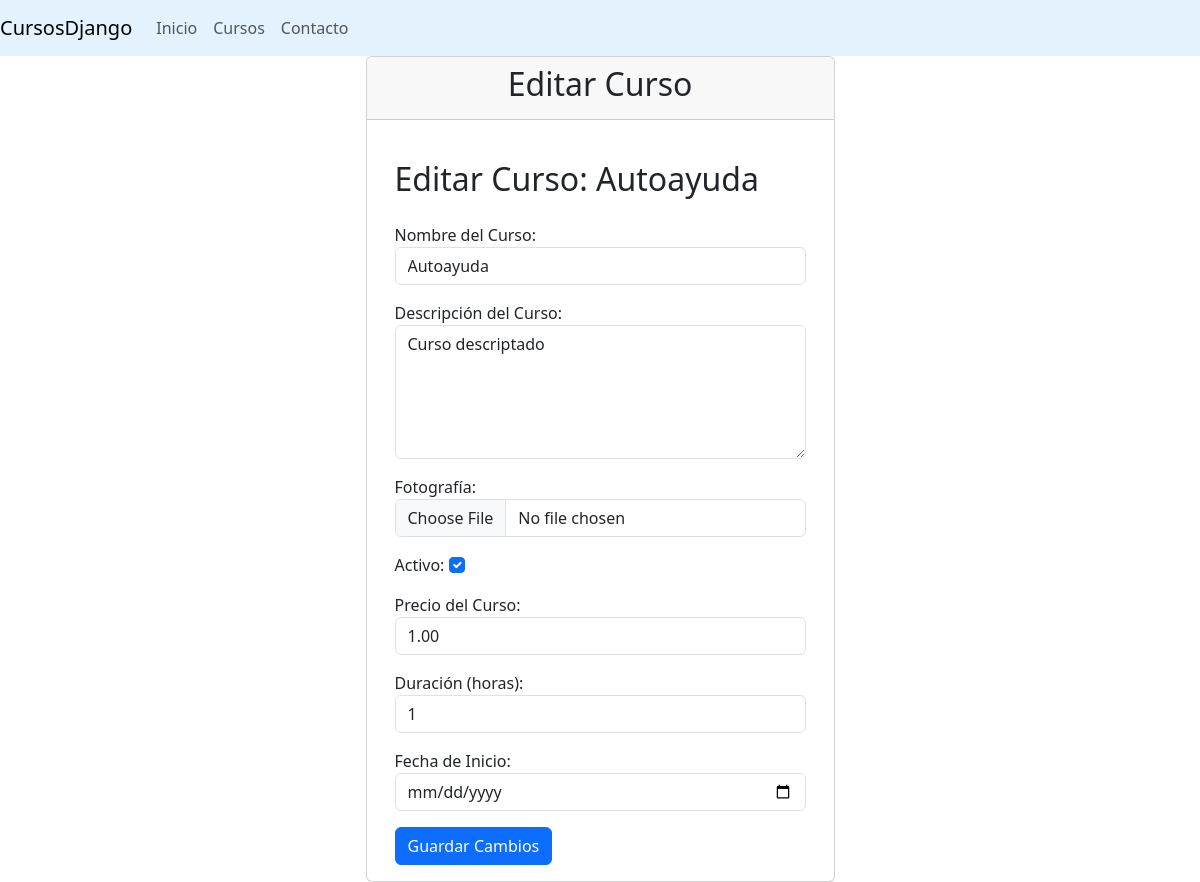
The app's page /editar_curso/3/ with its own data.
### cursos/models.py (models this page shows, shortened)
class Cursos(models.Model):
    id = models.AutoField(primary_key=True,verbose_name="Clave")
    nombre = models.CharField(max_length=100, verbose_name="Nombre del Curso")
    descripcion = RichTextField(verbose_name="Descripción del Curso", default="Descripción detallada del curso.")
    image = models.ImageField(null=True,upload_to="fotos",verbose_name="Fotografía")
    estatus = models.BooleanField(default=True, verbose_name="Activo")
    precio = models.DecimalField(max_digits=10, decimal_places=2, verbose_name="Precio del Curso")
    duracion = models.IntegerField(default=0, verbose_name="Duración (horas)")
    fecha_inicio = models.DateField(null=True, blank=True, verbose_name="Fecha de Inicio") # Added blank=True
    created = models.DateTimeField(auto_now_add=True, verbose_name="Fecha de Creación")
    updated = models.DateTimeField(auto_now=True, verbose_name="Última Actualización")
    class Meta:
        verbose_name = "Curso"
        verbose_name_plural = "Cursos"
        ordering = ["nombre"]

### cursos/views.py (the view)
# urls.py: path('editar_curso/<int:id>/', views_cursos.editarCurso, name='editar_curso'),
def editarCurso(request, id): # Recibe el ID del curso a editar
    curso = get_object_or_404(Cursos, id=id)
    if request.method == 'POST':
        form = CursosForm(request.POST, request.FILES, instance=curso)
        if form.is_valid():
            form.save() # Guarda los cambios en el curso existente
            return redirect('ver_cursos') # Redirige a la lista de cursos
        else:
            return render(request, 'contenido/editar_curso.html', {'form': form, 'curso': curso})
    else: # Si es GET, muestra el formulario prellenado
        form = CursosForm(instance=curso) # Instancia el formulario con los datos del curso
    return render(request, 'contenido/editar_curso.html', {'form': form, 'curso': curso})

### cursos/forms.py
class CursosForm(forms.ModelForm):
    class Meta:
        model = Cursos
        fields = ['nombre', 'descripcion', 'image', 'estatus', 'precio', 'duracion', 'fecha_inicio']
        widgets = {
            'estatus': CheckboxInput(attrs={'class': 'form-check-input'}),
            'fecha_inicio': forms.DateInput(attrs={'type': 'date', 'class': 'form-control'}),
            'nombre': forms.TextInput(attrs={'class': 'form-control'}),
            'descripcion': forms.Textarea(attrs={'class': 'form-control', 'rows': 5}),
            'image': forms.FileInput(attrs={'class': 'form-control'}),
            'precio': forms.NumberInput(attrs={'class': 'form-control', 'step': '0.01'}),
            'duracion': forms.NumberInput(attrs={'class': 'form-control'}),
        }

### cursos/templates/contenido/editar_curso.html (shortened to what this page needs)
{% extends "contenido/menu.html" %}
{% block tituloBody %}Editar Curso{% endblock %}
{% block contenido %}
<div class="container mt-4">
    <h2 class="mb-4">Editar Curso: {{ curso.nombre }}</h2>
    <form class="form-horizontal" action="{% url 'editar_curso' curso.id %}" method="POST" role="form" enctype="multipart/form-data">
        {% for field in form %}
            <div class="mb-3">
                {{ field.label_tag }}
                {{ field }}
            </div>
        {% endfor %}
         <button type="submit" class="btn btn-primary">Guardar Cambios</button>
        </form>
</div>
{% endblock %}

### records on screen
Cursos: nombre "Autoayuda", form "Autoayuda" "Curso descriptado" "☑" "1.00" "1"

### other values on screen
{{ field.label_tag }} "Nombre del Curso:" "Descripción del Curso:" "Fotografía:" "Activo:" "Precio del Curso:" "Duración (horas):" "Fecha de Inicio:"
